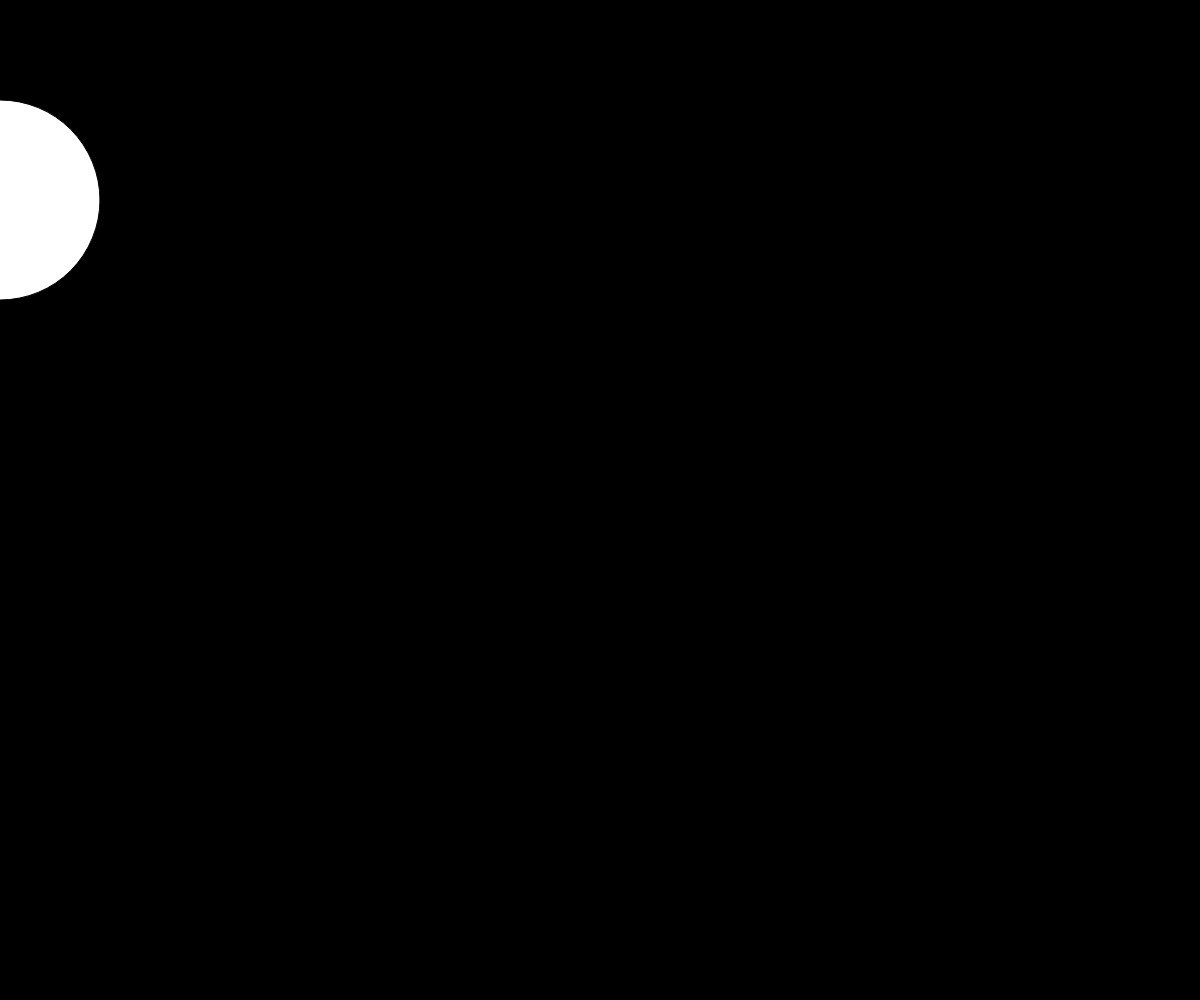
Frame 1 (no input)
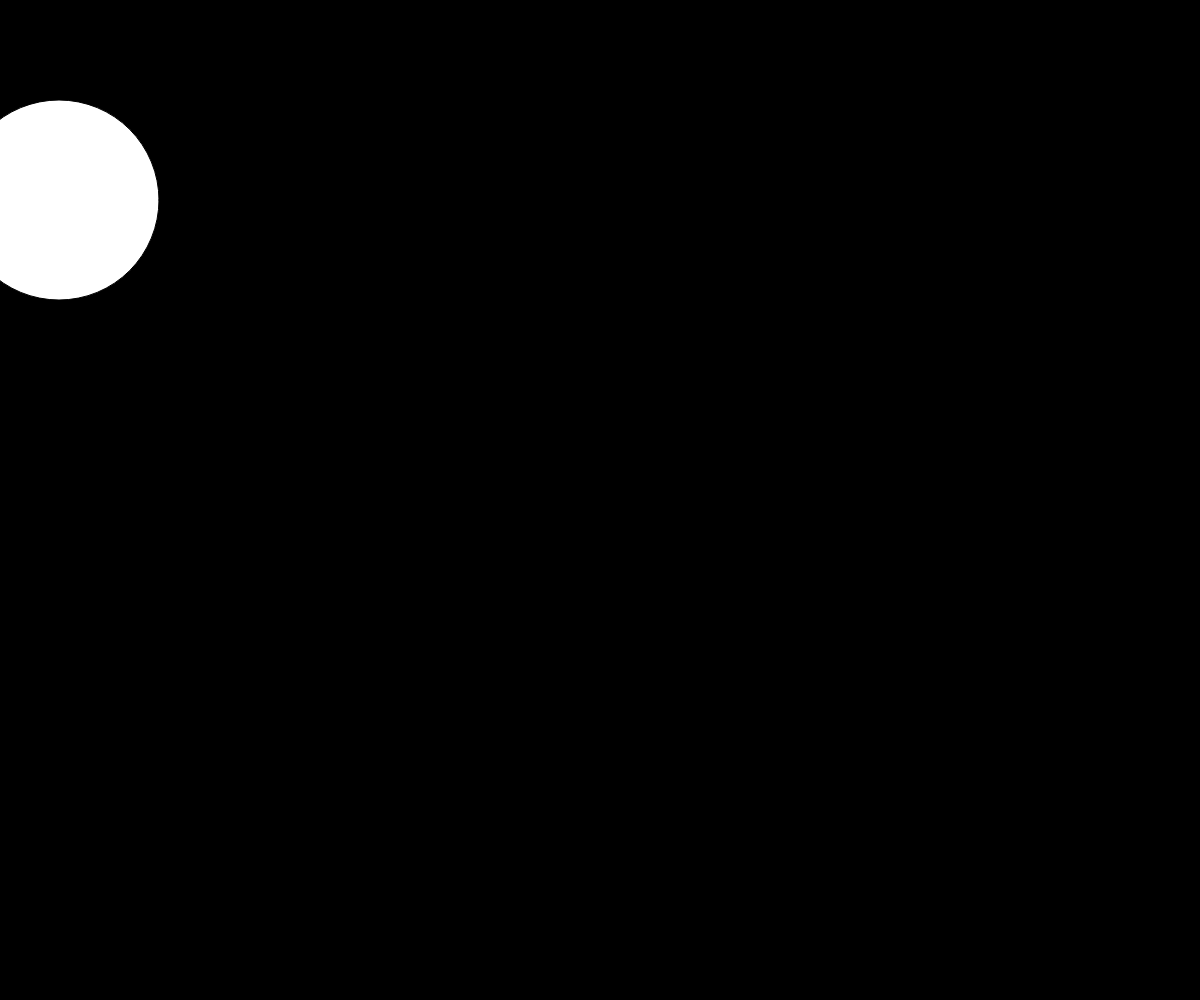
Frame 60 (no input)
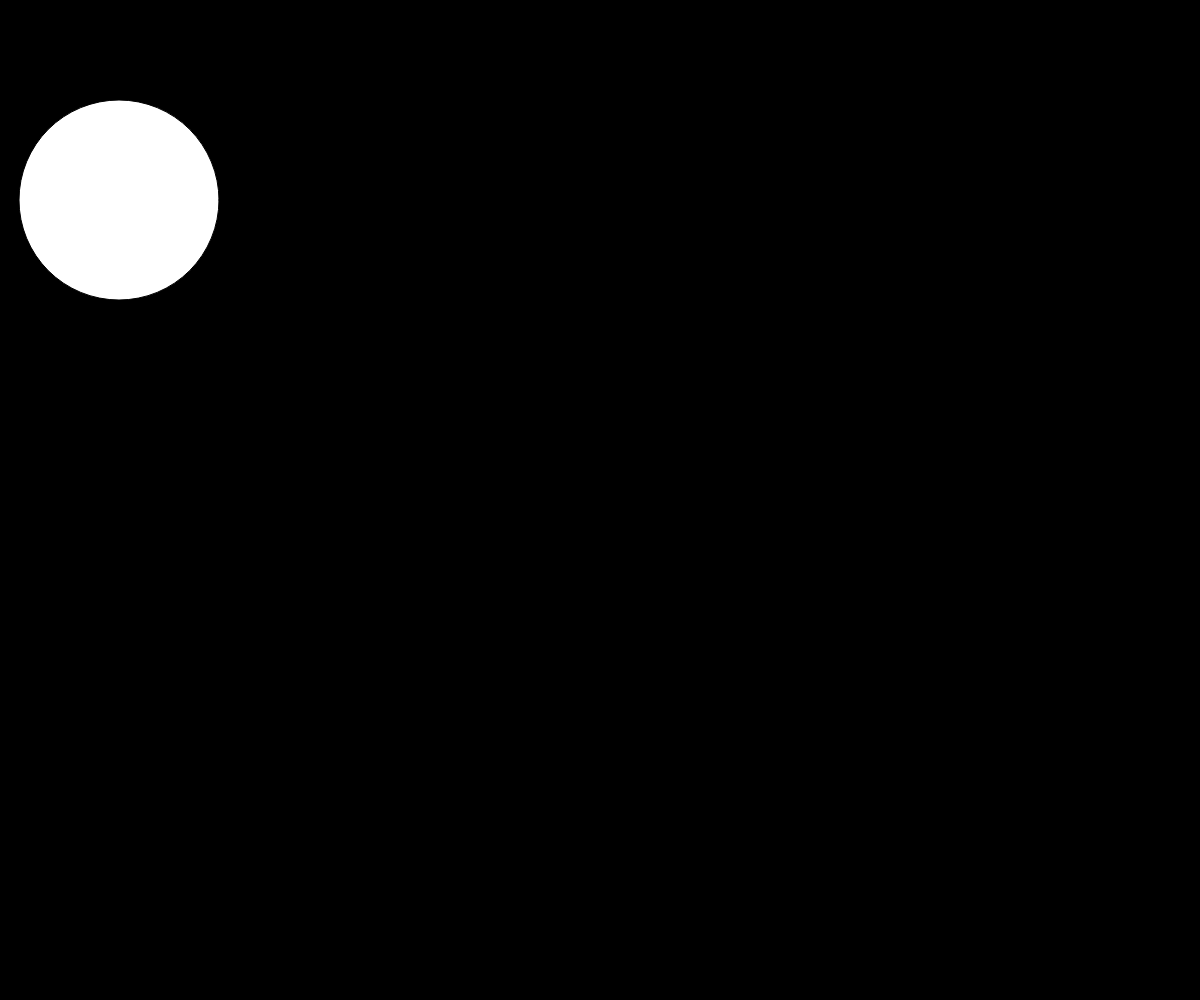
Frame 120 (the mouse pressed at the canvas centre since frame 60)

The p5.js sketch that drew these frames (run headless with seeded random() and noise() and a simulated clock; from frame 60 on, the mouse is pressed at the canvas centre):

// p5.js sketch
// ── sketch.js
function setup() {
   
  createCanvas(windowWidth, windowHeight);
     background('black');


}
var x=0;
//function definition
function draw() {
     background('black');
    ellipse(x,200,200,200);
    x++;
}
//call or invoke the function
